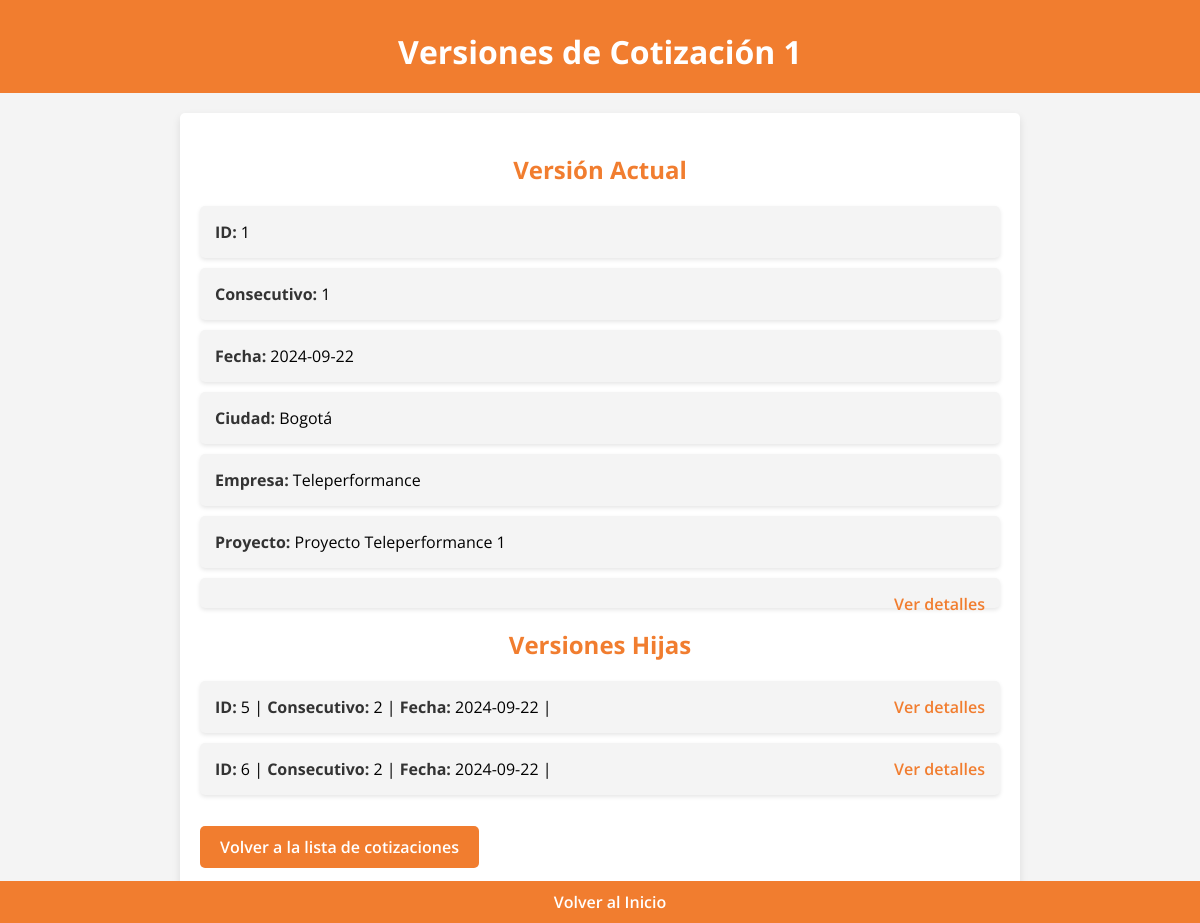
Page /versiones_cotizacion/1 on the earlier database version.
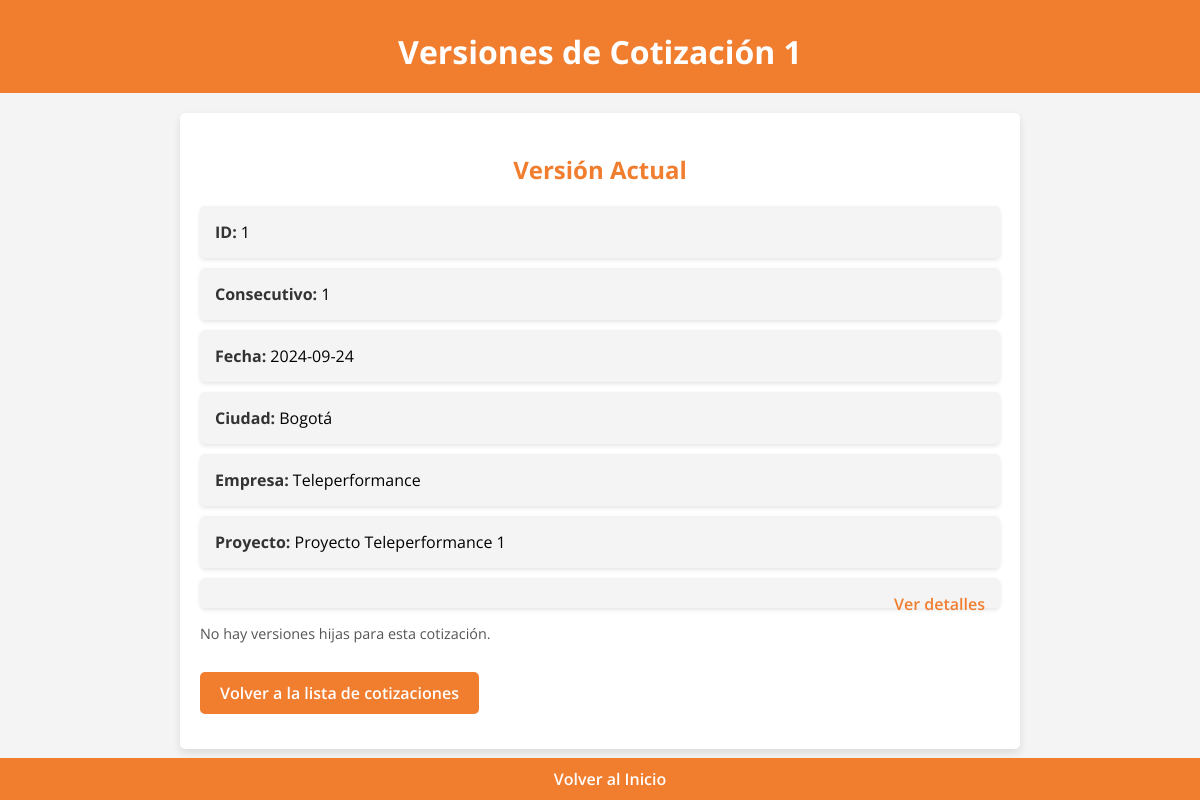
Same page on the later database version.
### app.py (models this page shows, shortened)
class Cotizacion(db.Model):
    id = db.Column(db.Integer, primary_key=True)
    fecha = db.Column(db.Date, default=lambda: datetime.now(pytz.timezone('America/Bogota')).date())
    ciudad = db.Column(db.String(100), nullable=False)
    empresa = db.Column(db.String(100), nullable=False)
    proyecto = db.Column(db.String(100), nullable=False)
    plazo = db.Column(db.String(100), nullable=False)
    entrega = db.Column(db.String(100), nullable=False)
    anticipo = db.Column(db.Integer, nullable=False)
    p_acta = db.Column(db.Integer, nullable=False)
    f_acta = db.Column(db.Integer, nullable=False)
    consecutivo = db.Column(db.Integer, nullable=False)
    version_padre_id = db.Column(db.Integer, db.ForeignKey('cotizacion.id'), nullable=True)
    versiones = db.relationship('Cotizacion', backref=db.backref('version_padre', remote_side=[id]), lazy=True)
    productos_detalle = db.relationship('CotizacionProducto', backref='cotizacion', lazy=True)
    cliente_id = db.Column(db.Integer, db.ForeignKey('cliente.id'), nullable=False)
    cliente = db.relationship('Cliente', backref=db.backref('cotizaciones', lazy=True))
    servicio = db.Column(db.String(1000), nullable=False, default="v")

### app.py (the view)
@app.route('/versiones_cotizacion/<int:id>')
def listar_versiones(id):
    cotizacion = Cotizacion.query.get_or_404(id)
    versiones = Cotizacion.query.filter_by(version_padre_id=cotizacion.id).order_by(Cotizacion.consecutivo.desc()).all()
    padres = []
    padre = cotizacion.version_padre
    while padre:
        padres.append(padre)
        padre = padre.version_padre
    padres.reverse()  # Para mostrar desde el más antiguo al más reciente
    return render_template('versiones_cotizacion.html', cotizacion=cotizacion, versiones=versiones, padres=padres)

### templates/versiones_cotizacion.html (shortened to what this page needs)
<!DOCTYPE html>
<html lang="es">
<head>
    <link rel="stylesheet" href="{{ url_for('static', filename='styles.css') }}">
</head>
<body>
    <header>
        <h1>Versiones de Cotización {{ cotizacion.id }}</h1>
    </header>
    <main class="versions-container">
        <h2>Versión Actual</h2>
        <ul>
            <li><strong>ID:</strong> {{ cotizacion.id }}</li>
            <li><strong>Consecutivo:</strong> {{ cotizacion.consecutivo }}</li>
            <li><strong>Fecha:</strong> {{ cotizacion.fecha }}</li>
            <li><strong>Ciudad:</strong> {{ cotizacion.ciudad }}</li>
            <li><strong>Empresa:</strong> {{ cotizacion.empresa }}</li>
            <li><strong>Proyecto:</strong> {{ cotizacion.proyecto }}</li>
            <li><a href="{{ url_for('ver_cotizacion', id=cotizacion.id) }}">Ver detalles</a></li>
        </ul>
        {% if versiones %}
        <h2>Versiones Hijas</h2>
        <ul>
            {% for version in versiones %}
            <li>
                <strong>ID:</strong> {{ version.id }} |
                <strong>Consecutivo:</strong> {{ version.consecutivo }} |
                <strong>Fecha:</strong> {{ version.fecha }} |
                <a href="{{ url_for('ver_cotizacion', id=version.id) }}">Ver detalles</a>
            </li>
            {% endfor %}
        </ul>
        {% else %}
        <p>No hay versiones hijas para esta cotización.</p>
        {% endif %}
        <a href="{{ url_for('listar_cotizaciones') }}" class="btn">Volver a la lista de cotizaciones</a>
    </main>
    <footer>
        <a href="/" class="support-link">Volver al Inicio</a>
    </footer>
</body>
</html>

Differences in the rows shown:
no longer on this page (row edited): Cotizacion: id "5", consecutivo "2", fecha "2024-09-22"
removed Cotizacion: id "6", consecutivo "2", fecha "2024-09-22"
changed Cotizacion "Bogotá": fecha "2024-09-22" → "2024-09-24"
Other differences:
text no longer shown: "Versiones Hijas"
text now shown: "No hay versiones hijas para esta cotización."
